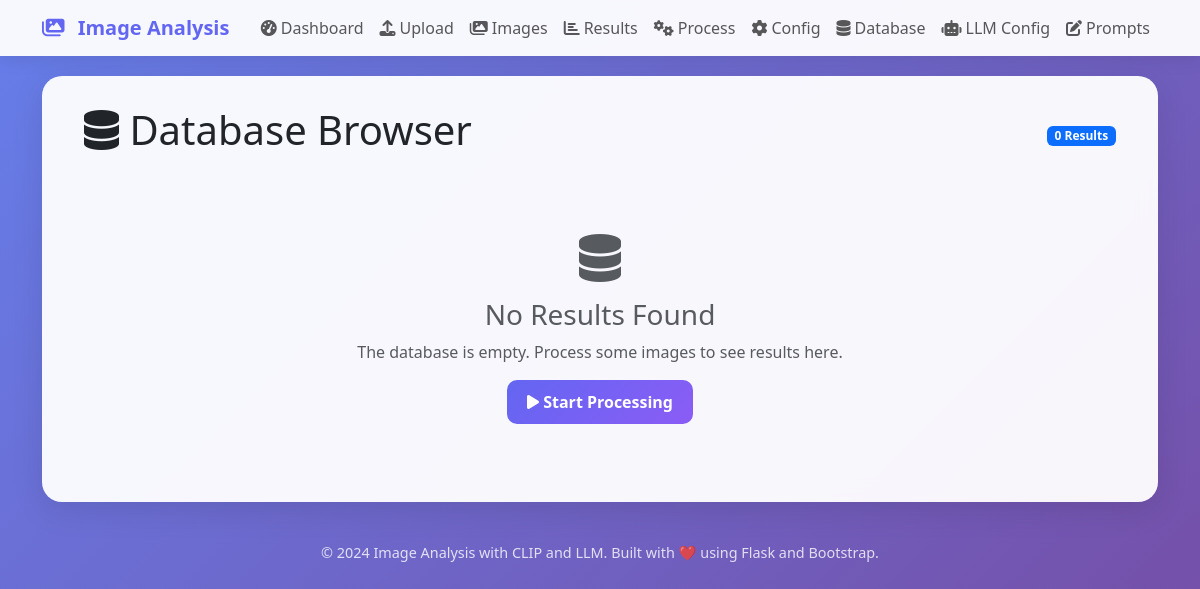
The page /database on the database as committed earlier.
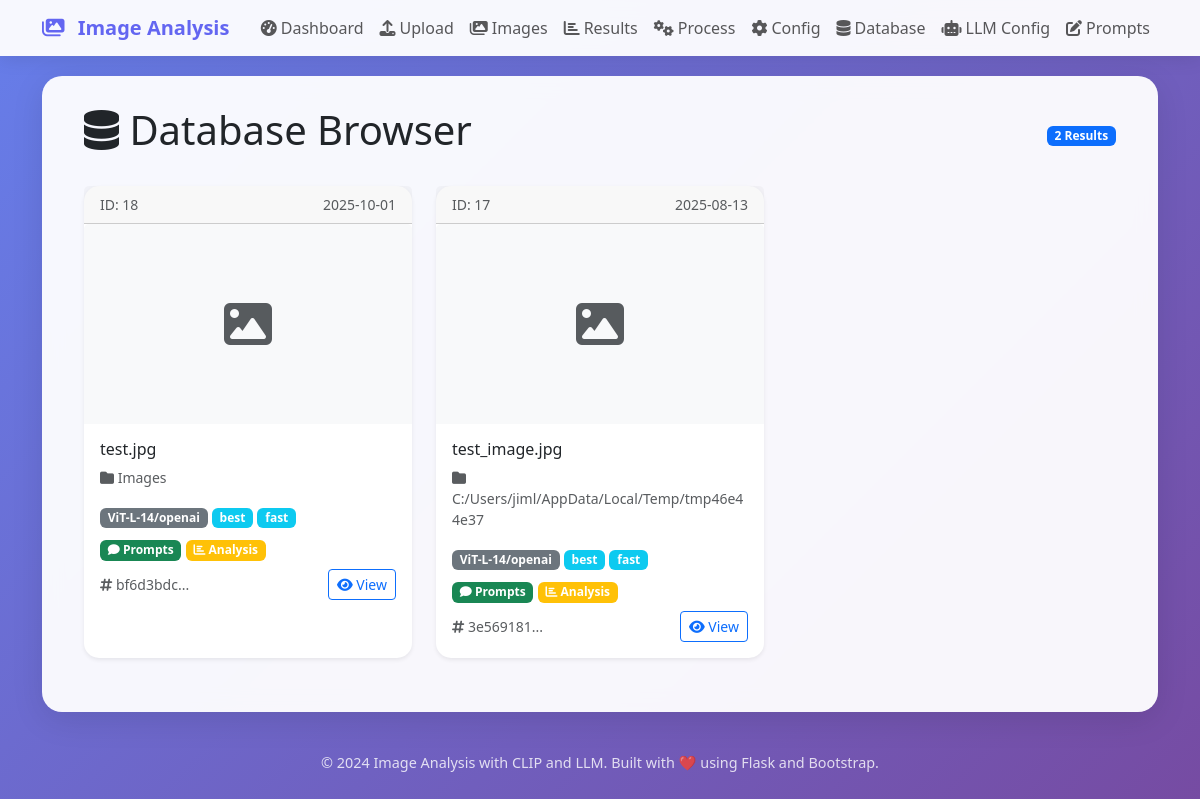
The same page on the database as committed later.
### tables this page shows
CREATE TABLE analysis_results (
                    id INTEGER PRIMARY KEY AUTOINCREMENT,
                    filename TEXT NOT NULL,
                    directory TEXT NOT NULL,
                    md5 TEXT NOT NULL,
                    model TEXT,
                    modes TEXT,
                    prompts TEXT,
                    analysis_results TEXT,
                    settings TEXT,
                    llm_results TEXT,
                    date_added TEXT,
                    UNIQUE(md5)
                );

### src/routes/main_routes.py (the view)
    @app.route('/database')
    def database():
        if not db_manager:
            return render_template('database.html', results=[])
        results = db_manager.get_all_results()
        enhanced_results = []
        for result in results:
            if result.get('modes') is None:
                result['modes'] = []
            elif isinstance(result.get('modes'), str):
                try:
                    import json
                    result['modes'] = json.loads(result['modes'])
                except:
                    result['modes'] = []
            prompts = result.get('prompts') or {}
            if isinstance(prompts, str):
                try:
                    import json
                    prompts = json.loads(prompts)
                except:
                    prompts = {}
            result['has_prompts'] = bool(prompts and isinstance(prompts, dict) and len(prompts) > 0)
            analysis_results = result.get('analysis_results') or {}
            if isinstance(analysis_results, str):
                try:
                    import json
                    analysis_results = json.loads(analysis_results)
                except:
                    analysis_results = {}
            result['has_analysis'] = bool(analysis_results and isinstance(analysis_results, dict) and len(analysis_results) > 0)
            result['thumbnail'] = None
            if result.get('filename') and result.get('directory'):
                import os
                possible_paths = [
                    os.path.join(result['directory'], result['filename']),
                    os.path.join('Images', result['directory'], result['filename']),
                    os.path.join('Images', result['filename']),
                    result['filename']
                ]
                for image_path in possible_paths:
                    if os.path.exists(image_path):
                        try:
                            from src.services.image_service import ImageService
                            import os
                            project_root = os.path.dirname(os.path.dirname(os.path.dirname(os.path.abspath(__file__))))
                            upload_folder = os.path.join(project_root, 'Images')
                            img_service = ImageService(
                                upload_folder=upload_folder,
                                allowed_extensions={'png', 'jpg', 'jpeg', 'gif', 'bmp', 'tiff', 'webp'}
                            )
                            result['thumbnail'] = img_service._get_thumbnail_data_url(image_path)
                            break
                        except Exception as e:
                            pass
            enhanced_results.append(result)
        return render_template('database.html', results=enhanced_results)

### src/database/db_manager.py (called while the page is built)
    def get_connection(self):
        return sqlite3.connect(self.db_path)

    def get_all_results(self) -> List[Dict[str, Any]]:
        with self.get_connection() as conn:
            cur = conn.execute('SELECT * FROM analysis_results ORDER BY date_added DESC')
            rows = cur.fetchall()
            return [self._row_to_dict(cur, row) for row in rows]

    def _row_to_dict(self, cur, row) -> Dict[str, Any]:
        if not cur.description:
            logger.warning("Cursor has no description, cannot convert row to dict")
            return {}
        columns = [desc[0] for desc in cur.description]
        data = dict(zip(columns, row))
        for key in ['modes', 'prompts', 'analysis_results', 'settings', 'llm_results']:
            if data.get(key):
                try:
                    data[key] = json.loads(data[key])
                except (json.JSONDecodeError, TypeError, ValueError) as e:
                    logger.debug(f"Failed to parse JSON field '{key}': {e}")
        return data

### src/viewers/templates/database.html (shortened to what this page needs)
{% extends "base.html" %}
{% block content %}
<div class="container-fluid">
    <div class="row">
        <div class="col-12">
            <div class="d-flex justify-content-between align-items-center mb-4">
                <h1><i class="fas fa-database"></i> Database Browser</h1>
                <div>
                    <span class="badge bg-primary">{{ results|length }} Results</span>
                </div>
            </div>
            {% if results %}
            <div class="row">
                {% for result in results %}
                <div class="col-md-6 col-lg-4 mb-4">
                    <div class="card h-100 shadow-sm">
                        <div class="card-header d-flex justify-content-between align-items-center">
                            <small class="text-muted">ID: {{ result.id }}</small>
                            <small class="text-muted">{{ result.date_added[:10] }}</small>
                        </div>
                        {% if result.thumbnail %}
                        <img src="{{ result.thumbnail }}" class="card-img-top" alt="{{ result.filename }}" style="height: 200px; object-fit: cover;">
                        {% else %}
                        <div class="card-img-top bg-light d-flex align-items-center justify-content-center" style="height: 200px;">
                            <i class="fas fa-image fa-3x text-muted"></i>
                        </div>
                        {% endif %}
                        <div class="card-body">
                            <h6 class="card-title text-truncate" title="{{ result.filename }}">
                                {{ result.filename }}
                            </h6>
                            <p class="card-text small text-muted">
                                <i class="fas fa-folder"></i> {{ result.directory }}
                            </p>
                            <div class="mb-2">
                                {% if result.model %}
                                <span class="badge bg-secondary">{{ result.model }}</span>
                                {% endif %}
                                {% if result.modes %}
                                    {% for mode in result.modes %}
                                    <span class="badge bg-info">{{ mode }}</span>
                                    {% endfor %}
                                {% endif %}
                            </div>
                            <div class="mb-2">
                                {% if result.has_prompts %}
                                <span class="badge bg-success"><i class="fas fa-comment"></i> Prompts</span>
                                {% endif %}
                                {% if result.has_analysis %}
                                <span class="badge bg-warning"><i class="fas fa-chart-bar"></i> Analysis</span>
                                {% endif %}
                            </div>
                            <div class="d-flex justify-content-between align-items-center">
                                <small class="text-muted">
                                    <i class="fas fa-hashtag"></i> {{ result.md5[:8] }}...
                                </small>
                                <button class="btn btn-sm btn-outline-primary"
                                        onclick="viewResult({{ result.id }})">
                                    <i class="fas fa-eye"></i> View
                                </button>
                            </div>
                        </div>
                    </div>
                </div>
                {% endfor %}
            </div>
            {% else %}
            <div class="text-center py-5">
                <i class="fas fa-database fa-3x text-muted mb-3"></i>
                <h3 class="text-muted">No Results Found</h3>
                <p class="text-muted">The database is empty. Process some images to see results here.</p>
                <a href="{{ url_for('process') }}" class="btn btn-primary">
                    <i class="fas fa-play"></i> Start Processing
                </a>
            </div>
            {% endif %}
        </div>
    </div>
</div>
{% endblock %}

### src/viewers/templates/base.html (shortened to what this page needs)
<!DOCTYPE html>
<html lang="en">
<head>
    <link href="https://cdn.jsdelivr.net/npm/bootstrap@5.3.0/dist/css/bootstrap.min.css" rel="stylesheet">
    <link href="https://cdnjs.cloudflare.com/ajax/libs/font-awesome/6.4.0/css/all.min.css" rel="stylesheet">
</head>
<body>
    <nav class="navbar navbar-expand-lg navbar-light">
        <div class="container">
            <a class="navbar-brand" href="{{ url_for('index') }}">
                <i class="fas fa-images me-2"></i>
                Image Analysis
            </a>
            <div class="collapse navbar-collapse" id="navbarNav">
                <ul class="navbar-nav ms-auto">
                    <li class="nav-item">
                        <a class="nav-link" href="{{ url_for('index') }}">
                            <i class="fas fa-tachometer-alt me-1"></i>Dashboard
                        </a>
                    </li>
                    <li class="nav-item">
                        <a class="nav-link" href="{{ url_for('upload') }}">
                            <i class="fas fa-upload me-1"></i>Upload
                        </a>
                    </li>
                    <li class="nav-item">
                        <a class="nav-link" href="{{ url_for('images') }}">
                            <i class="fas fa-images me-1"></i>Images
                        </a>
                    </li>
                    <li class="nav-item">
                        <a class="nav-link" href="{{ url_for('results') }}">
                            <i class="fas fa-chart-bar me-1"></i>Results
                        </a>
                    </li>
                    <li class="nav-item">
                        <a class="nav-link" href="{{ url_for('process') }}">
                            <i class="fas fa-cogs me-1"></i>Process
                        </a>
                    </li>
                    <li class="nav-item">
                        <a class="nav-link" href="{{ url_for('config') }}">
                            <i class="fas fa-cog me-1"></i>Config
                        </a>
                    </li>
                    <li class="nav-item">
                        <a class="nav-link" href="{{ url_for('database') }}">
                            <i class="fas fa-database me-1"></i>Database
                        </a>
                    </li>
                    <li class="nav-item">
                        <a class="nav-link" href="{{ url_for('llm_config') }}">
                            <i class="fas fa-robot me-1"></i>LLM Config
                        </a>
                    </li>
                    <li class="nav-item">
                        <a class="nav-link" href="{{ url_for('prompts') }}">
                            <i class="fas fa-edit me-1"></i>Prompts
                        </a>
                    </li>
                </ul>
            </div>
        </div>
    </nav>
    <div class="container">
        <div class="main-container">
            {% block content %}{% endblock %}
        </div>
    </div>
    <div class="footer">
        <p>&copy; 2024 Image Analysis with CLIP and LLM. Built with ❤️ using Flask and Bootstrap.</p>
    </div>
</body>
</html>

### src/viewers/templates/base.html (style rules this page uses)
:root { --primary-color: #6366f1; --secondary-color: #8b5cf6; --success-color: #10b981; --warning-color: #f59e0b; --danger-color: #ef4444; --dark-color: #1f2937; --light-color: #f9fafb; }
body { background: linear-gradient(135deg, #667eea 0%, #764ba2 100%); min-height: 100vh; font-family: 'Segoe UI', Tahoma, Geneva, Verdana, sans-serif; }
.navbar { background: rgba(255, 255, 255, 0.95) !important; backdrop-filter: blur(10px); box-shadow: 0 2px 20px rgba(0, 0, 0, 0.1); }
.navbar-brand { font-weight: bold; color: var(--primary-color) !important; }
.main-container { background: rgba(255, 255, 255, 0.95); backdrop-filter: blur(10px); border-radius: 20px; box-shadow: 0 8px 32px rgba(0, 0, 0, 0.1); margin: 20px 0; padding: 30px; }
.card { border: none; border-radius: 15px; box-shadow: 0 4px 20px rgba(0, 0, 0, 0.08); transition: transform 0.3s ease, box-shadow 0.3s ease; }
.footer { text-align: center; padding: 20px; color: rgba(255, 255, 255, 0.8); font-size: 0.9rem; }

Rows that differ between the two databases and show on the page:
added analysis_results: id "18", date_added "2025-10-01", filename "test.jpg", directory "Images", model "ViT-L-14/openai", modes "best" "fast", md5 "bf6d3bdc"
added analysis_results: id "17", date_added "2025-08-13", filename "test_image.jpg", directory "C:/Users/jiml/AppData/Local/Temp/tmp46e44e37", model "ViT-L-14/openai", modes "best" "fast", md5 "3e569181"
Other text that changed with them:
{{ results|length }}: "0" → "2"
text no longer shown: "No Results Found The database is empty. Process some images to see results here. Start Processing"
